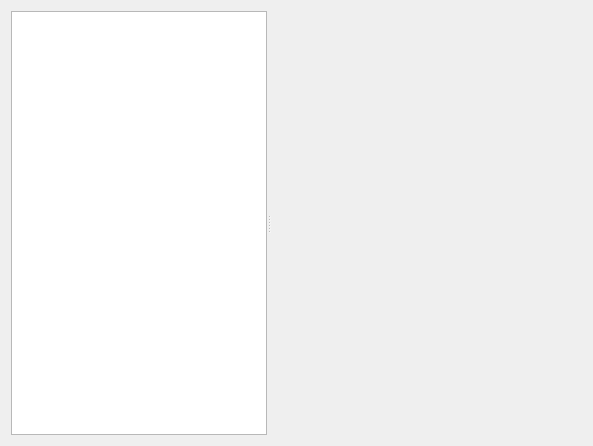
<?xml version="1.0" encoding="UTF-8"?>
<ui version="4.0">
 <class>Form</class>
 <widget class="QWidget" name="Form">
  <property name="geometry">
   <rect>
    <x>0</x>
    <y>0</y>
    <width>593</width>
    <height>446</height>
   </rect>
  </property>
  <property name="windowTitle">
   <string>Form</string>
  </property>
  <layout class="QGridLayout" name="gridLayout">
   <item row="0" column="0">
    <widget class="QSplitter" name="splitter">
     <property name="orientation">
      <enum>Qt::Horizontal</enum>
     </property>
     <widget class="QTreeView" name="treeView">
      <property name="minimumSize">
       <size>
        <width>50</width>
        <height>0</height>
       </size>
      </property>
     </widget>
     <widget class="Canvas" name="canvas" native="true">
      <property name="sizePolicy">
       <sizepolicy hsizetype="Preferred" vsizetype="Preferred">
        <horstretch>1</horstretch>
        <verstretch>0</verstretch>
       </sizepolicy>
      </property>
      <property name="minimumSize">
       <size>
        <width>100</width>
        <height>0</height>
       </size>
      </property>
     </widget>
    </widget>
   </item>
  </layout>
 </widget>
 <customwidgets>
  <customwidget>
   <class>Canvas</class>
   <extends>QWidget</extends>
   <header>ui.canvas</header>
   <container>1</container>
  </customwidget>
 </customwidgets>
 <resources/>
 <connections/>
</ui>
